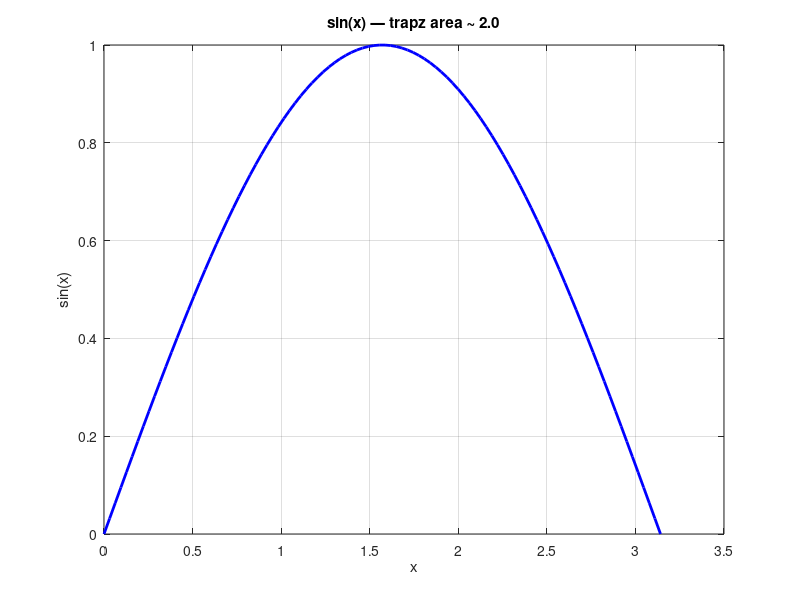

Write the MATLAB code that produced this figure.
% Trapz Demo — Numerical integration
% Approximate the area under a curve using trapz.
% Pull toolbox functions (signal, stats, graphics, io) into scope so we
% can call them by short name (fft, butter, plot, std, ...). Without this,
% we'd need fully qualified names like signal.transforms.fft(...).


clear
close all

% Integrate sin(x) from 0 to pi (exact = 2)
x = linspace(0, pi, 100);
y = sin(x);
area = trapz(x, y);

disp('Integral of sin(x) from 0 to pi:')
disp(area)

% Visualize
figure
plot(x, y, 'b-', 'LineWidth', 2)
title('sin(x) — trapz area ~ 2.0')
xlabel('x')
ylabel('sin(x)')
grid on
